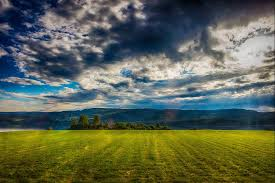
#> input picture basic/學長/view.jpg, 275 x 183 px, found by its file name
$ jupyter execute --allow-errors '第三章 應用.ipynb'   (shell and % lines are left out)
#> lines starting #> are read from the running program, lines starting #| are printed output that depends on the picture
[cell 1]
# 產生一個二維陣列，其中:
#row方向為sin(theta) theta:0~720 deg,  d_theta=10 deg
#col方向為cos(theta) theta:0~360 deg, d_theta=5 deg
#矩陣內容則為對應之row(i_row)*col(i_col)

[cell 2]
import math
import numpy as np
# 產生row方向之角度參考資料
the_row= np.arange(0,720,10)
the_row_rad=the_row * math.pi / 180
#產生col方向之角度參考資料
the_col=np.arange(0,360,5)
the_col_rad=the_col * math.pi / 180
# 產生row 方向之三角函數數值
val_row=[math.sin(val) for val in the_row_rad]
num_row=len(val_row)
# 產生col 方向之三角函數數值
val_col=[math.cos(val) for val in the_col_rad]
num_col=len(val_col)

print('size of matrix is: %d x %d' %(num_row,num_col))

[cell 3]
# 利用矩陣運算產生矩陣
val_row=np.array(val_row)
val_col=np.array(val_col)
# row:72x1  col:1x72
# np.matmul 兩個矩陣相乘
matrix_1=np.matmul(np.reshape(val_row, (-1,1)), np.reshape(val_col, (1,-1)))

print(matrix_1.shape)

print(matrix_1)

[cell 4]
# 利用迴圈產生陣列
val_row=np.array(val_row)
val_col=np.array(val_col)

matrix_2=np.zeros((num_row, num_col))
#print(matrix_2)
for i_r in range(num_row):
    for i_c in range(num_col):
        matrix_2[i_r, i_c]= val_row[i_r] * val_col[i_c]
print(matrix_2)

[cell 5]
# 用matplot 繪製出2D
import matplotlib.pyplot as plt

plt.figure()
plt.imshow(matrix_1, cmap='gray'), plt.title('matirx_1')

plt.figure()
plt.imshow(matrix_2, cmap='gray'), plt.title('matrix_2')

plt.show()
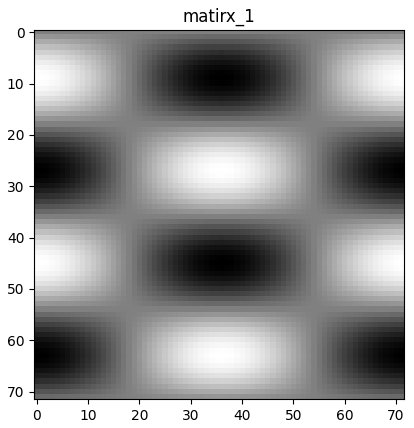
#> figure drawn by matplotlib, 1 panel

[cell 6]
# 用matplot 繪製出3D
from mpl_toolkits.mplot3d import Axes3D

from matplotlib import cm

fig=plt.figure()
#> (the rest of this cell did not finish here and is left out)

[cell 7]
# 製作成csv 格式檔案    sin跟cos的乘積表
import pandas as pd

data_surf=pd.DataFrame(data=matrix_1, columns=the_col, index=the_row)
data_surf.to_csv('sample folder\\test_sincos_plot.csv')

# 對矩陣內容作亮度標準化

[cell 8]
import cv2
import matplotlib.pylab as plt
import numpy as np

def func_Plot(img, cm='Blues'):
    fig=plt.figure()
#    ax=plt.imshow(img, cmap='gray')
    ax=plt.imshow(img, cmap=cm) # 把圖畫出來的function
    fig.colorbar(ax)

img_bgr=cv2.imread('sample folder\\view.jpg') # opencv的習慣 bgr
#> img_bgr is the input picture: shape (183, 275, 3); mean B, G, R 82.6, 101.5, 93.7
img_rgb=img_bgr[...,::-1] # 把第三行的順序反過來

func_Plot(img_bgr) # channel不對，電腦當作bgr，所以偏藍
func_Plot(img_rgb, cm='RdBu') # 調整channel的圖

# 影像灰階化 (rgb3個channel，比較難處理，所以才要灰階化)
img_gray=cv2.cvtColor(img_bgr, cv2.COLOR_BGR2GRAY)
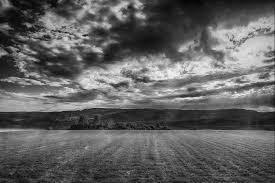
#> img_gray: shape (183, 275); min 3, max 253, mean 97

func_Plot(img_gray, cm='gray')
# intensity = (I-I_min) / (I_max - I_min)
img_gray_norm= (img_gray - np.min(img_gray)) / (np.max(img_gray) - np.min(img_gray)) # 標準化

func_Plot(img_gray_norm, cm='gray')

plt.show()
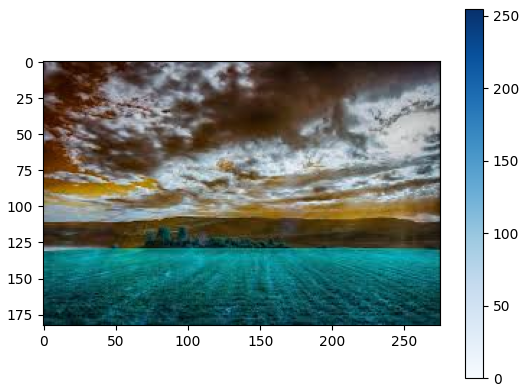
#> figure drawn by matplotlib, 2 panels; B, G, R data is drawn as R, G, B
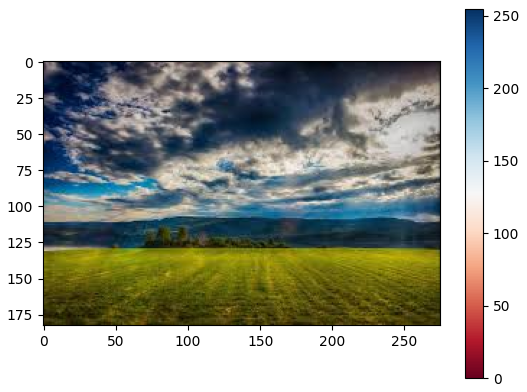
#> figure drawn by matplotlib, 2 panels
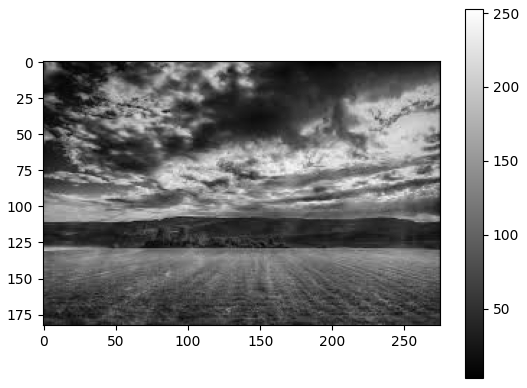
#> figure drawn by matplotlib, 2 panels
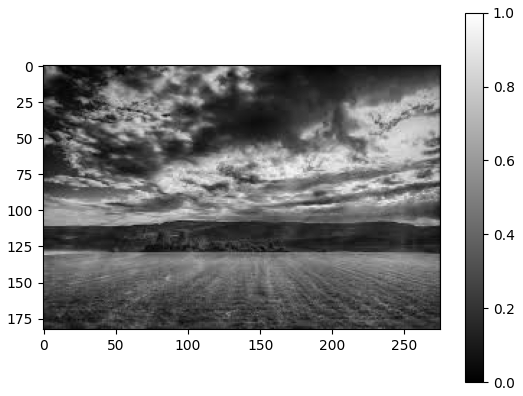
#> figure drawn by matplotlib, 2 panels

[cell 9]
import numpy as np
import cv2
img=cv2.imread('open.png')
print(type(img))
#| <class 'NoneType'>
#> (the rest of this cell did not finish here and is left out)
